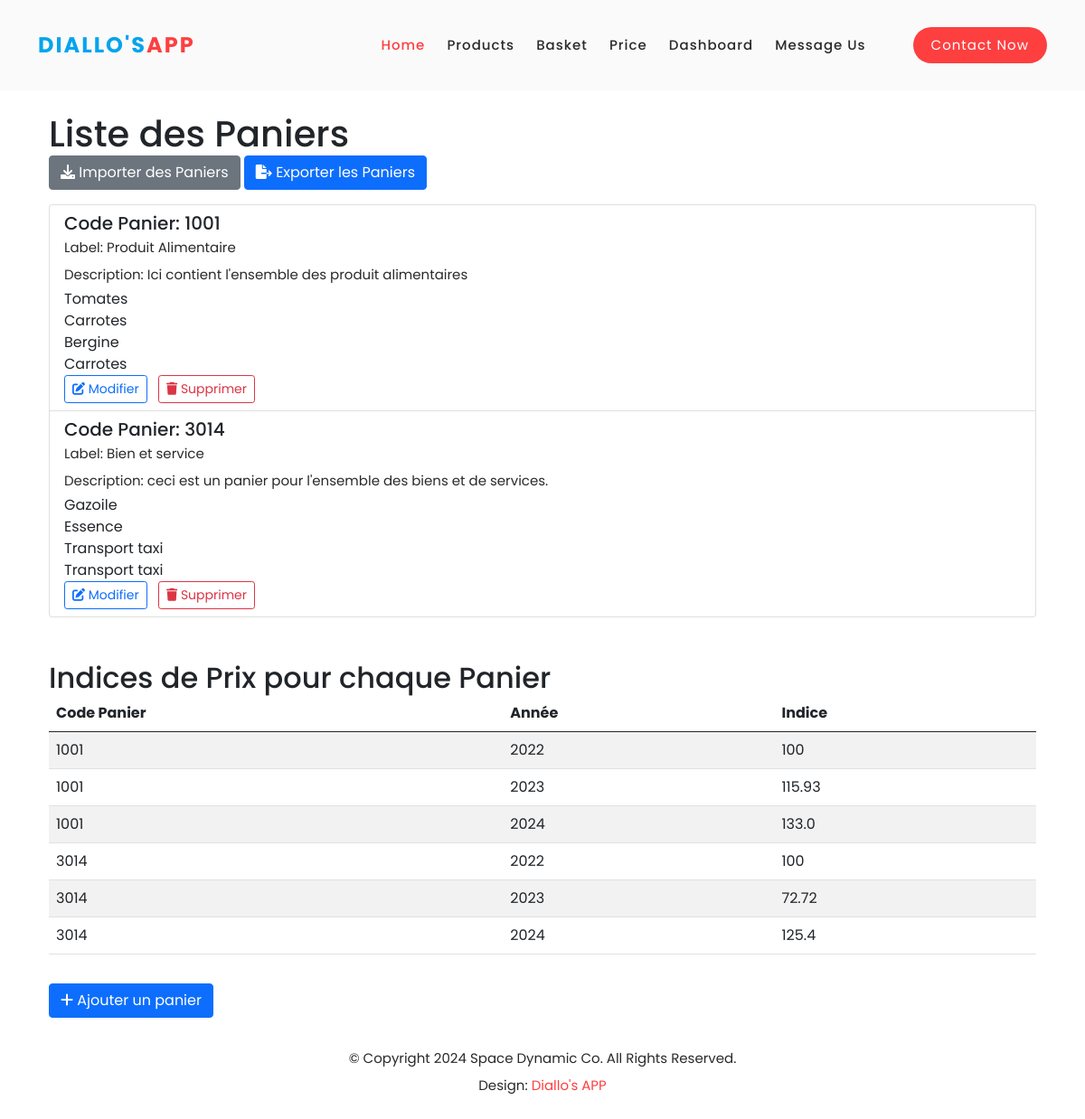
Screenshot of /paniers/ with the database file from the repository.
### gestion_produits/models.py (models this page shows, shortened)
class Panier(models.Model):
    DEFAULT_CODE_PANIER = 'DEFAULT_CODE_PANIER'
    DEFAULT_LABEL = 'DEFAULT_LABEL'
    DEFAULT_DESCRIPTION = 'DEFAULT_DESCRIPTION'
    code_panier = models.CharField(max_length=100, default=DEFAULT_CODE_PANIER)
    label = models.CharField(max_length=100, default=DEFAULT_LABEL)
    description = models.TextField(default=DEFAULT_DESCRIPTION)
    products = models.ManyToManyField(Product, through='Ponderation')

class Product(models.Model):
    DEFAULT_CODE = 'DEFAULT_CODE'
    DEFAULT_NAME = 'DEFAULT_NAME'
    DEFAULT_DESCRIPTION = 'DEFAULT_DESCRIPTION'
    code_name = models.CharField(max_length=100, default=DEFAULT_CODE)
    name = models.CharField(max_length=100, default=DEFAULT_NAME)
    description = models.TextField(default=DEFAULT_DESCRIPTION)
    family = models.ForeignKey(Family, on_delete=models.CASCADE)

### gestion_produits/views.py (the view)
# urls.py: path('paniers/', views.panier_list, name='panier_list'),
def panier_list(request):
    paniers = Panier.objects.all()
    price_indices = calculate_indices()  # Appeler la fonction directement
    unique_products = Product.objects.order_by('name').distinct('name')
    return render(request, 'panier_list.html', {'paniers': paniers, 'price_indices': price_indices, 'unique_products': unique_products})

### gestion_produits/templates/panier_list.html (shortened to what this page needs)
{% extends 'base.html' %}
{% block content %}
<div class="container mt-5" style="padding-top: 2cm;">
    <h1>Liste des Paniers</h1>
    <a href="{% url 'panier_import' %}" class="btn btn-secondary mb-3" aria-label="Importer des Paniers">
        <i class="fas fa-download" aria-hidden="true"></i> Importer des Paniers
    </a>
    <a href="{% url 'panier_export' %}" class="btn btn-primary mb-3" aria-label="Exporter les Paniers">
        <i class="fas fa-file-export" aria-hidden="true"></i> Exporter les Paniers
    </a>
    <ul class="list-group">
        {% for panier in paniers %}
            <li class="list-group-item">
                <h5>Code Panier: {{ panier.code_panier }}</h5>
                <p>Label: {{ panier.label }}</p>
                <p>Description: {{ panier.description }}</p>
                <ul>
                    {% for product in panier.products.all|slice:":4" %}
                        <li>{{ product.name }}</li>
                    {% empty %}
                        <li>Aucun produit sélectionné pour ce panier.</li>
                    {% endfor %}
                </ul>
                <a href="{% url 'panier_edit' pk=panier.pk %}" class="btn btn-sm btn-outline-primary me-2" aria-label="Modifier">
                    <i class="fas fa-edit" aria-hidden="true"></i> Modifier
                </a>
                <a href="{% url 'panier_delete' pk=panier.pk %}" class="btn btn-sm btn-outline-danger" aria-label="Supprimer">
                    <i class="fas fa-trash" aria-hidden="true"></i> Supprimer
                </a>
            </li>
        {% empty %}
            <li class="list-group-item">Aucun panier disponible pour le moment.</li>
        {% endfor %}
    </ul>
    <h2 class="mt-5">Indices de Prix pour chaque Panier</h2>
    <table class="table table-striped">
        <thead>
            <tr>
                <th scope="col">Code Panier</th>
                <th scope="col">Année</th>
                <th scope="col">Indice</th>
            </tr>
        </thead>
        <tbody>
            {% for key, indice in price_indices.items %}
                <tr>
                    <td>{{ key.0 }}</td>
                    <td>{{ key.1 }}</td>
                    <td>{{ indice }}</td>
                </tr>
            {% endfor %}
        </tbody>
    </table>
    <a href="{% url 'panier_add' %}" class="btn btn-primary mt-3" aria-label="Ajouter un panier">
        <i class="fas fa-plus" aria-hidden="true"></i> Ajouter un panier
    </a>
</div>
{% endblock %}

### gestion_produits/static/assets/css/templatemo-space-dynamic.css (style rules this page uses)
html, body, div, span, applet, object, iframe, h1, h2, h3, h4, h5, h6, p, blockquote, div pre, a, abbr, acronym, address, big, cite, code, del, dfn, em, font, img, ins, kbd, q, s, samp, small, strike, strong, sub, sup, tt, var, b, u, i, center, dl, dt, dd, ol, ul, li, figure, header, nav, section, article, aside, footer, figcaption { margin: 0; padding: 0; border: 0; outline: 0; }
ul, li { padding: 0; margin: 0; list-style: none; }
* { box-sizing: border-box; }
html, body { font-family: 'Poppins', sans-serif; font-weight: 400; background-color: #fff; -ms-text-size-adjust: 100%; -webkit-font-smoothing: antialiased; -moz-osx-font-smoothing: grayscale; }
a { text-decoration: none !important; }
h1, h2, h3, h4, h5, h6 { margin-top: 0px; margin-bottom: 0px; }
ul { margin-bottom: 0px; }
p { font-size: 15px; line-height: 30px; color: #2a2a2a; }
html, body { background: #fff; font-family: 'Poppins', sans-serif; }

### rows the page displays
Panier: code_panier "1001", label "Produit Alimentaire", description "Ici contient l'ensemble des produit alimentaires", code_panier "1001" "1001" "1001"
Product: name "Tomates"
Product: name "Carrotes"
Product: name "Bergine"
Panier: code_panier "3014", label "Bien et service", description "ceci est un panier pour l'ensemble des biens et de services.", code_panier "3014" "3014" "3014"
Product: name "Gazoile"
Product: name "Essence"
Product: name "Transport taxi"

### other values shown
{{ key.1 }} "2022" "2023" "2024" "2022" "2023" "2024"
{{ indice }} "100" "115.93" "133.0" "100" "72.72" "125.4"
